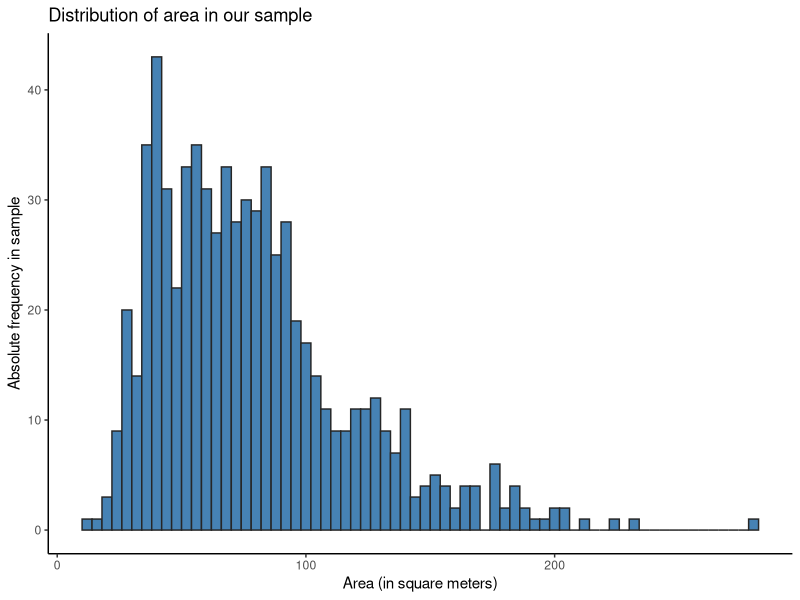
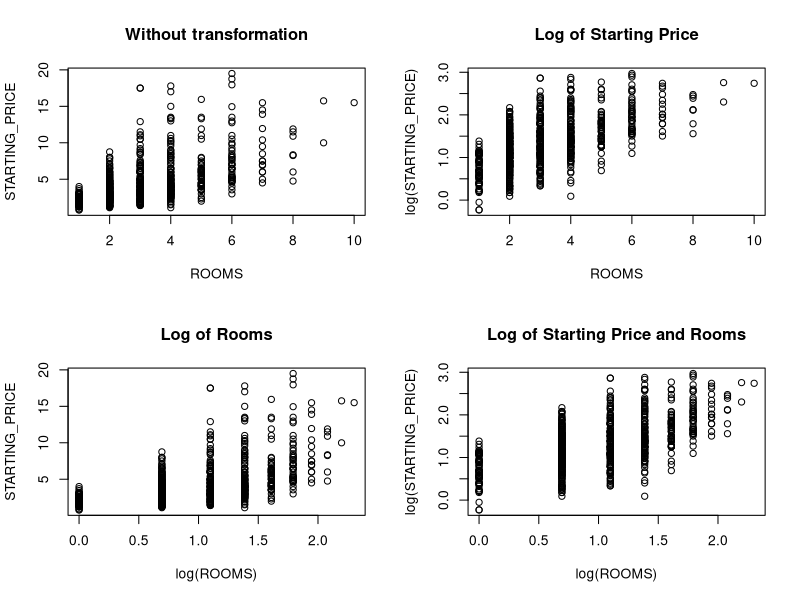
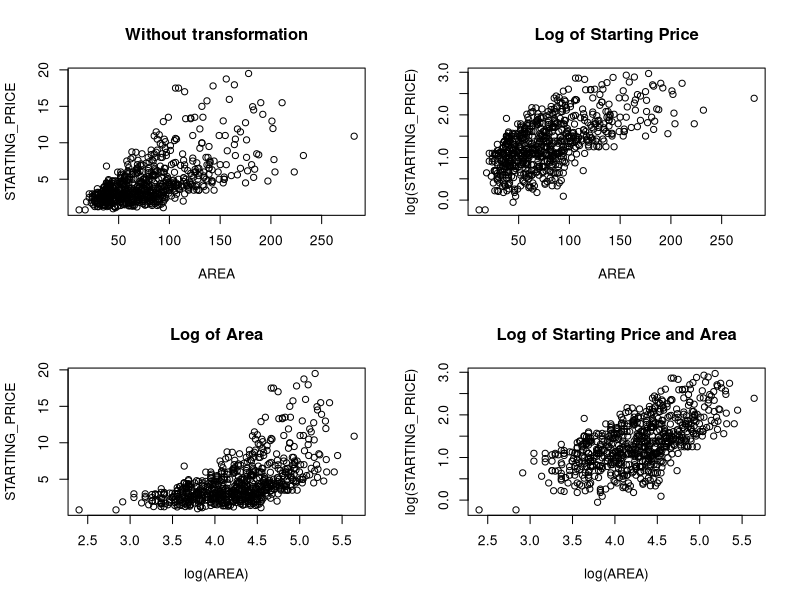
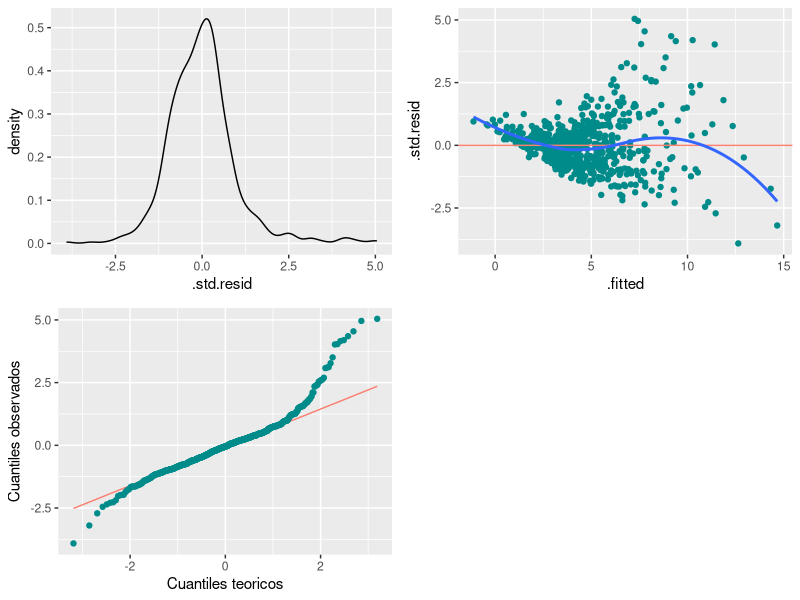
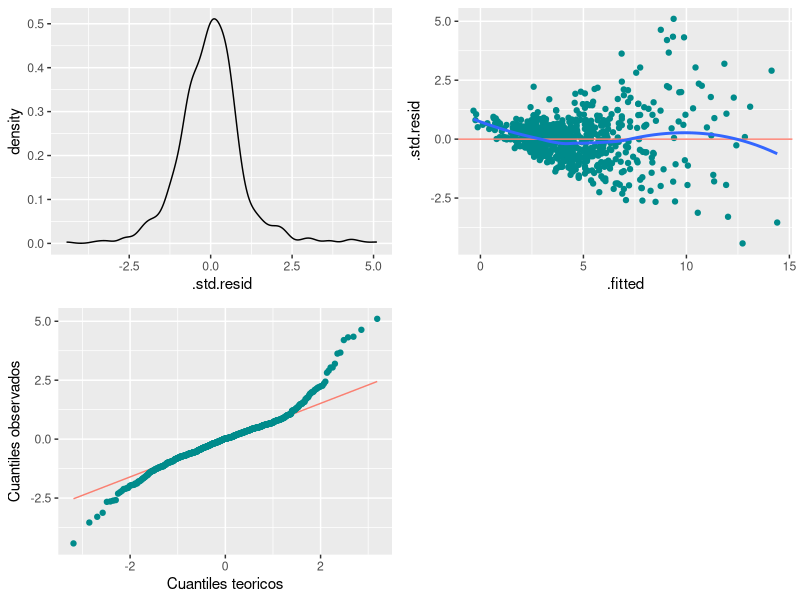
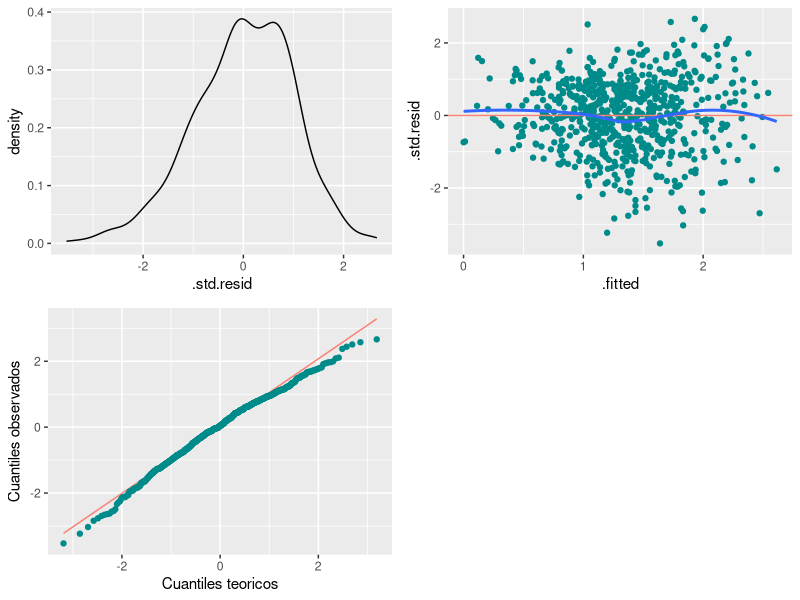
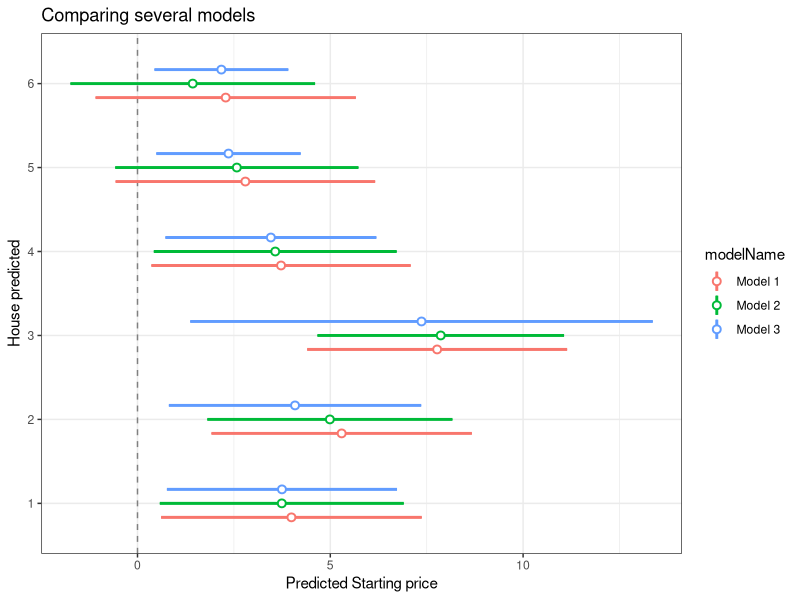

Write R code to recreate these figures, in order.
## ---- chunk 1
library(readxl)
library(tidyverse)
library(ggplot2)
library(cowplot)
library(broom)
data <- read_excel("dataset01.xlsx")
test <- read_excel("test.xlsx")

data$STARTING_PRICE <- data$STARTING_PRICE / 1000000
data[c("REGION", "TYPE", "BALCONY")] <- lapply(data[c("REGION", "TYPE", "BALCONY")], as.factor)
levels(data$BALCONY) <- c("0", "1")
## ---- chunk 2
n_balconies <- sum(data$BALCONY == 1) # 390
n           <- length(data$BALCONY)   # 701
phat        <- n_balconies / n        # About 0.55635
p0          <- 0.5
se0         <- sqrt(p0 * (1 - p0) / n)
## ---- chunk 3
#| echo: true
z <- (phat - p0) / se0
p_value <- 2 * (1 - pnorm(abs(z)))
print(p_value)
## ---- chunk 4
#| echo: true
test_balcony = prop.test(n_balconies, n = n, p = 0.5, alternative = "two.sided", conf.level = 0.99)
test_balcony$p.value
## ---- chunk 5
alpha   <- 0.05
mu      <- 75
xbar    <- mean(data$AREA)
se      <- sqrt(sum((data$AREA - mu)^2) / (n-1)) # Population variance unknown
se_xbar <- se / sqrt(n) # Variance of xbar

data %>%
  ggplot() +
  geom_histogram(aes(AREA), fill = "steelblue", color = "grey15", binwidth = 4) + # Not really normally distributed...
  labs(title = "Distribution of area in our sample") +
  xlab("Area (in square meters)") +
  ylab("Absolute frequency in sample") +
  theme_classic()
## ---- chunk 6
t_obs2  <- (xbar - mu) / se_xbar # 54.47
p_value2 <- 2 * (1 - pt(q=t_obs2,df=n-1))
print(p_value2)
## ---- chunk 7
mean_test <- t.test(data$AREA, mu = mu, alternative = "two.sided", conf.level = 0.95)
mean_test$p.value
## ---- chunk 8
print(paste0("p-value with R of: ",round(mean_test$p.value,3))) 
print(paste0("p-value by hand of: ",round(p_value2,3))) 

## ---- chunk 9
phat  <- sum(data$TYPE == "Apartment") / n
z     <- qnorm(0.95) # Two-sided, so 90% ci uses z = 0.95
se    <- sqrt(phat*(1-phat)/n)
## ---- chunk 10
conf_int <- c((phat - z*se), phat + z*se)
print(conf_int[2])

## ---- chunk 11
ci <- prop.test(sum(data$TYPE == "Apartment"), n, conf.level = 0.9)
ci$conf.int
## ---- chunk 12
print(paste0("C.I. proportion of apartments with R: [",round(ci$conf.int[1],3), ", ",round(ci$conf.int[2],3),"]"))
print(paste0("C.I. proportion of apartments by hand:[ ",round(conf_int[1],3), ", ",round(conf_int[2],3),"]"))

## ---- chunk 13
xbar <- mean(data$ROOMS)  # About 3.15
se   <- sd(data$ROOMS)    # About 1.59
t975 <- qt(0.975, n-1)
## ---- chunk 14
conf_int <- c((xbar - t975 * se / sqrt(n)), xbar + t975 * se / sqrt(n))
print(conf_int)
## ---- chunk 15
ci <- t.test(data$ROOMS, conf.level = 0.95)
ci$conf.int
## ---- chunk 16
par(mfrow = c(2, 2))
plot(STARTING_PRICE ~ ROOMS, data = data, main = "Without transformation")
plot(log(STARTING_PRICE) ~ ROOMS, data = data, main = "Log of Starting Price")
plot(STARTING_PRICE ~ log(ROOMS), data = data, main = "Log of Rooms")
plot(log(STARTING_PRICE) ~ log(ROOMS), data = data, main = "Log of Starting Price and Rooms")
## ---- chunk 17
par(mfrow = c(2, 2))
plot(STARTING_PRICE ~ AREA, data = data, main = "Without transformation")
plot(log(STARTING_PRICE) ~ AREA, data = data, main = "Log of Starting Price")
plot(STARTING_PRICE ~ log(AREA), data = data, main = "Log of Area")
plot(log(STARTING_PRICE) ~ log(AREA), data = data, main = "Log of Starting Price and Area")

data <- read_excel("dataset01.xlsx")
data$STARTING_PRICE <- data$STARTING_PRICE / 1000000
data[c("REGION", "TYPE", "BALCONY")] <- lapply(data[c("REGION", "TYPE", "BALCONY")], as.factor)
## ---- chunk 18
m1 <- lm(STARTING_PRICE ~ REGION + TYPE + BALCONY + ROOMS + AREA, data = data)

base_model <- step(m1, direction = "backward", trace = 0)
#summary(base_model)
## ---- chunk 19

m2 <- lm(STARTING_PRICE ~ REGION + TYPE + BALCONY + ROOMS + AREA + 
          REGION*TYPE + REGION*BALCONY + REGION*ROOMS + REGION*AREA + 
          TYPE*BALCONY + TYPE*ROOMS + TYPE*AREA + 
          BALCONY*ROOMS + BALCONY*AREA + 
          ROOMS*AREA, data = data)

no_log_model <- step(m2, direction = "backward", trace = 0)
#summary(no_log_model)
## ---- chunk 20
m3 <- lm(log(STARTING_PRICE) ~ REGION + TYPE + BALCONY + ROOMS + log(AREA) + 
          REGION*TYPE + REGION*BALCONY + REGION*ROOMS + REGION*log(AREA) + 
          TYPE*BALCONY + TYPE*ROOMS + TYPE*log(AREA) + 
          BALCONY*ROOMS + BALCONY*log(AREA) + 
          ROOMS*log(AREA), data = data)

log_model <- step(m3, direction = "backward", trace = 0)
#summary(log_model)
## ---- chunk 21
#Graphs
model1_aug <- augment(base_model)

obj1 <-
  model1_aug %>%
  ggplot(aes(.std.resid)) +
  geom_density() 

obj2 <-
  model1_aug %>% 
  ggplot(aes(x = .fitted, y = .std.resid))+
  geom_point(color = "cyan4") + 
  geom_hline(yintercept = 0, color = "salmon") +
  geom_smooth(se = F)

obj3 <-
  model1_aug %>% 
  ggplot(aes(sample = .std.resid)) +
  geom_qq_line(color = "salmon") +
  geom_qq(color = "cyan4") +
  labs(x = "Cuantiles teoricos",
       y = "Cuantiles observados")

plot_grid(obj1, obj2, obj3)

model2_aug <- augment(no_log_model)

obj1 <-
  model2_aug %>%
  ggplot(aes(.std.resid)) +
  geom_density() 

obj2 <-
  model2_aug %>% 
  ggplot(aes(x = .fitted, y = .std.resid))+
  geom_point(color = "cyan4") + 
  geom_hline(yintercept = 0, color = "salmon") +
  geom_smooth(se = F)

obj3 <-
  model2_aug %>% 
  ggplot(aes(sample = .std.resid)) +
  geom_qq_line(color = "salmon") +
  geom_qq(color = "cyan4") +
  labs(x = "Cuantiles teoricos",
       y = "Cuantiles observados")

plot_grid(obj1, obj2, obj3)

model3_aug <- augment(log_model)

obj1 <-
  model3_aug %>%
  ggplot(aes(.std.resid)) +
  geom_density() 

obj2 <-
  model3_aug %>% 
  ggplot(aes(x = .fitted, y = .std.resid))+
  geom_point(color = "cyan4") + 
  geom_hline(yintercept = 0, color = "salmon") +
  geom_smooth(se = F)

obj3 <-
  model3_aug %>% 
  ggplot(aes(sample = .std.resid)) +
  geom_qq_line(color = "salmon") +
  geom_qq(color = "cyan4") +
  labs(x = "Cuantiles teoricos",
       y = "Cuantiles observados")

plot_grid(obj1, obj2, obj3)

## ---- chunk 22
pred1 <- predict(base_model,test,interval = "prediction", level = 0.90)
pred2 <-predict(no_log_model,test,interval = "prediction", level = 0.90)
pred3 <-exp(predict(log_model,test,interval = "prediction", level = 0.90))


model1Frame <- data.frame(Variable = rownames(pred1),
                          Coefficient = pred1[,1],
                          SE=abs(pred1[,1]-pred1[,3]),
                          modelName = "Model 1")
model2Frame <- data.frame(Variable = rownames(pred2),
                          Coefficient = pred2[,1],
                          SE=abs(pred2[,1]-pred2[,3]),
                          modelName = "Model 2")
model3Frame <- data.frame(Variable = rownames(pred3),
                          Coefficient = pred3[,1],
                          SE=abs(pred3[,1]-pred3[,3]),
                          modelName = "Model 3")
# Combine these data.frames
allModelFrame <- data.frame(rbind(model1Frame, model2Frame, model3Frame))  # etc.

# Plot
zp1 <- ggplot(allModelFrame, aes(colour = modelName))
zp1 <- zp1 + geom_hline(yintercept = 0, colour = gray(1/2), lty = 2)
zp1 <- zp1 + geom_linerange(aes(x = Variable, ymin = Coefficient - SE,
                                ymax = Coefficient + SE),
                            lwd = 1, position = position_dodge(width = 1/2))
zp1 <- zp1 + geom_pointrange(aes(x = Variable, y = Coefficient, ymin = Coefficient - SE,
                                 ymax = Coefficient + SE),
                             lwd = 1/2, position = position_dodge(width = 1/2),
                             shape = 21, fill = "WHITE")
zp1 <- zp1 + coord_flip() + theme_bw()
zp1 <- zp1 + ggtitle("Comparing several models")+ylab("Predicted Starting price") +xlab("House predicted") 
print(zp1)  
## ---- chunk 23
